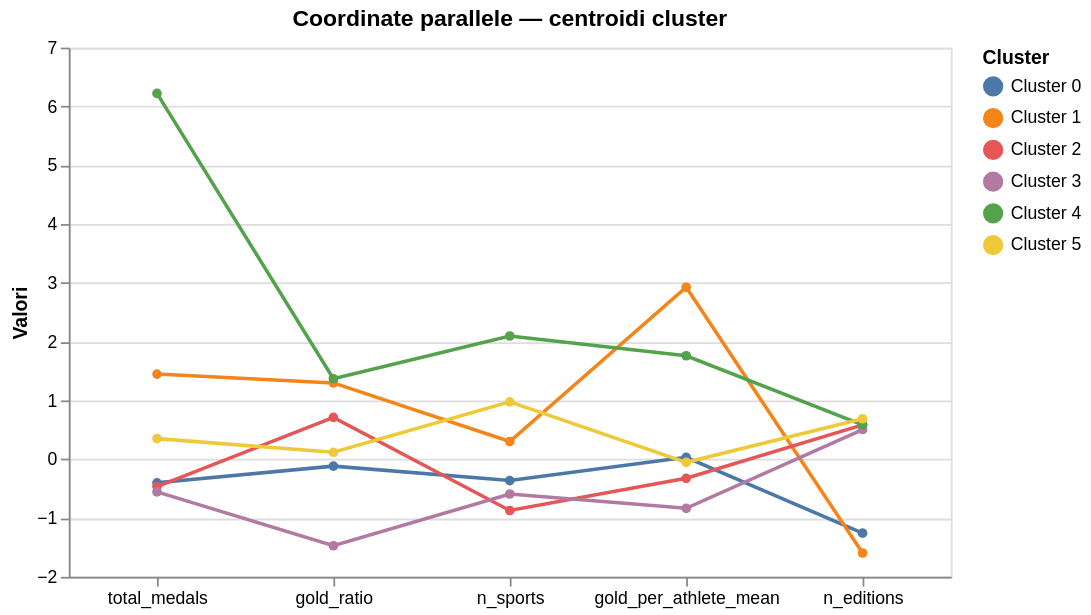

Notebook code cell kept with this figure:
### Code cell
# Visualizzo i centroidi dei cluster tramite coordinate parallele
centroids = pd.DataFrame(
    n_clust_6.cluster_centers_,
    columns=feat_for_clust
)
centroids['cluster'] = [f'Cluster {i}' for i in range(len(centroids))]

centroids_long = centroids.melt(
    id_vars='cluster',
    value_vars=feat_for_clust,
    var_name='feature',
    value_name='valore'
)

alt.Chart(centroids_long).mark_line(point=True).encode(
    x=alt.X('feature:N', sort=feat_for_clust, title=None, axis=alt.Axis(labelAngle=0)),
    y=alt.Y('valore:Q', title='Valori'),
    color=alt.Color('cluster:N', title='Cluster', scale=color_scale),
    tooltip=['cluster', 'feature', 'valore']
).properties(
    width=500,
    height=300,
    title='Coordinate parallele — centroidi cluster'
).interactive()

### Figure 1 — Vega-Lite specification as saved in the notebook (floating-point values rounded to 4 significant figures)
{"config": {"view": {"continuousWidth": 300, "continuousHeight": 300}}, "data": {"name": "data-a69edb7b7f0502139a25b6479417ab9c"}, "mark": {"type": "line", "point": true}, "encoding": {"color": {"field": "cluster", "scale": {"domain": ["Cluster 0", "Cluster 1", "Cluster 2", "Cluster 3", "Cluster 4", "Cluster 5"], "range": ["#4c78a8", "#f58518", "#e45756", "#b279a2", "#54a24b", "#eeca3b"]}, "title": "Cluster", "type": "nominal"}, "tooltip": [{"field": "cluster", "type": "nominal"}, {"field": "feature", "type": "nominal"}, {"field": "valore", "type": "quantitative"}], "x": {"axis": {"labelAngle": 0}, "field": "feature", "sort": ["total_medals", "gold_ratio", "n_sports", "gold_per_athlete_mean", "n_editions"], "title": null, "type": "nominal"}, "y": {"field": "valore", "title": "Valori", "type": "quantitative"}}, "height": 300, "params": [{"name": "param_33", "select": {"type": "interval", "encodings": ["x", "y"]}, "bind": "scales"}], "title": "Coordinate parallele — centroidi cluster", "width": 500, "$schema": "https://vega.github.io/schema/vega-lite/v5.20.1.json", "datasets": {"data-a69edb7b7f0502139a25b6479417ab9c": [{"cluster": "Cluster 0", "feature": "total_medals", "valore": -0.4019}, {"cluster": "Cluster 1", "feature": "total_medals", "valore": 1.448}, {"cluster": "Cluster 2", "feature": "total_medals", "valore": -0.4641}, {"cluster": "Cluster 3", "feature": "total_medals", "valore": -0.5553}, {"cluster": "Cluster 4", "feature": "total_medals", "valore": 6.221}, {"cluster": "Cluster 5", "feature": "total_medals", "valore": 0.3503}, {"cluster": "Cluster 0", "feature": "gold_ratio", "valore": -0.1173}, {"cluster": "Cluster 1", "feature": "gold_ratio", "valore": 1.298}, {"cluster": "Cluster 2", "feature": "gold_ratio", "valore": 0.7112}, {"cluster": "Cluster 3", "feature": "gold_ratio", "valore": -1.472}, {"cluster": "Cluster 4", "feature": "gold_ratio", "valore": 1.369}, {"cluster": "Cluster 5", "feature": "gold_ratio", "valore": 0.1179}, {"cluster": "Cluster 0", "feature": "n_sports", "valore": -0.3631}, {"cluster": "Cluster 1", "feature": "n_sports", "valore": 0.3011}, {"cluster": "Cluster 2", "feature": "n_sports", "valore": -0.8718}, {"cluster": "Cluster 3", "feature": "n_sports", "valore": -0.5907}, {"cluster": "Cluster 4", "feature": "n_sports", "valore": 2.096}, {"cluster": "Cluster 5", "feature": "n_sports", "valore": 0.9767}, {"cluster": "Cluster 0", "feature": "gold_per_athlete_mean", "valore": 0.03255}, {"cluster": "Cluster 1", "feature": "gold_per_athlete_mean", "valore": 2.925}, {"cluster": "Cluster 2", "feature": "gold_per_athlete_mean", "valore": -0.3244}, {"cluster": "Cluster 3", "feature": "gold_per_athlete_mean", "valore": -0.8346}, {"cluster": "Cluster 4", "feature": "gold_per_athlete_mean", "valore": 1.76}, {"cluster": "Cluster 5", "feature": "gold_per_athlete_mean", "valore": -0.05284}, {"cluster": "Cluster 0", "feature": "n_editions", "valore": -1.258}, {"cluster": "Cluster 1", "feature": "n_editions", "valore": -1.595}, {"cluster": "Cluster 2", "feature": "n_editions", "valore": 0.5847}, {"cluster": "Cluster 3", "feature": "n_editions", "valore": 0.5049}, {"cluster": "Cluster 4", "feature": "n_editions", "valore": 0.5847}, {"cluster": "Cluster 5", "feature": "n_editions", "valore": 0.6886}]}}
